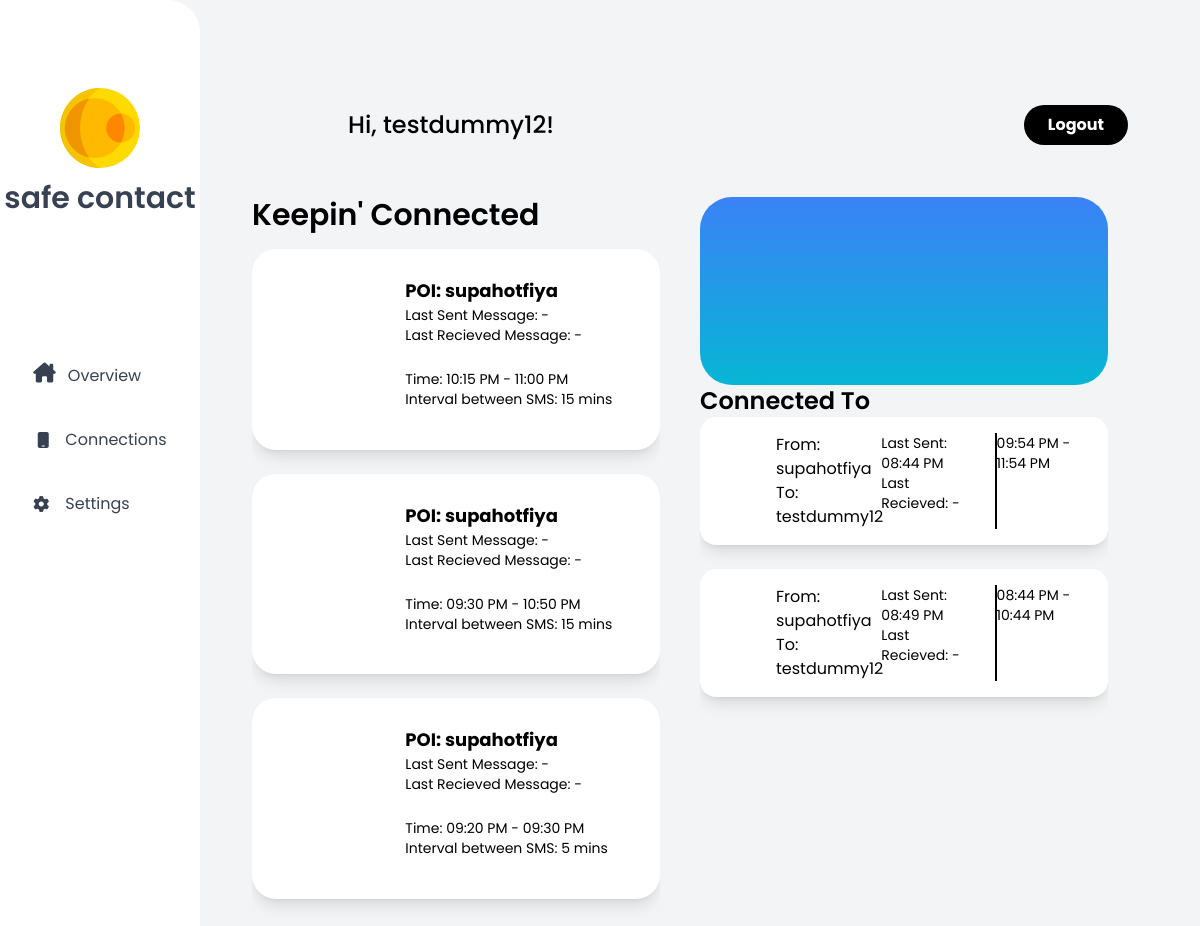
Screenshot of / (signed in) with the database file from the repository.
### client/models.py (models this page shows)
class User(db.Model, UserMixin):
    id = db.Column(db.Integer, primary_key=True)
    country_code = db.Column(db.String(10), unique=False)
    phone_number = db.Column(db.String(20), unique=True, nullable=False)
    password = db.Column(db.String(150), nullable=False)
    username = db.Column(db.String(150), unique=True)

class Connection(db.Model):
    __tablename__ = "connection"
    id = db.Column(db.Integer, primary_key=True)
    last_text = db.Column(db.DateTime) # last text sent to user
    last_recieved = db.Column(db.DateTime) # last text user sent to us
    interval = db.Column(db.Integer)
    start_time = db.Column(db.DateTime)
    end_time = db.Column(db.DateTime)
    location_tracking = db.Column(db.Boolean)
    text_contents = db.Column(db.String(300))
    admin_id = db.Column(db.Integer)
    admin_username = db.Column(db.String(150))
    contact_id = db.Column(db.Integer)
    contact_username = db.Column(db.String(150))

### client/routes.py (the view)
@routes.route('/', methods=['GET', 'POST'])
def home():
    users = User.query.all()
    connects = Connection.query.order_by(Connection.end_time.desc())
    text = Text.query.order_by(Text.time_sent.desc()) # connection.texts
    return render_template('home.html', user=current_user, users=users, connects=connects, text=text)

### client/templates/home.html (shortened to what this page needs)
{% extends "base_home.html"%} {% block content %}
<div class="flex flex-col w-full h-full p-5">
  <div class="upperhalf w-full h-40 flex flex-row justify-between items-center px-5">
    <div class="flex flex-row gap-3 items-center">
      <div class="rounded-full w-16 h-16 rgb-baby-r"></div>
      <div class="text-black text-2xl font-medium">Hi, <span>{{current_user.username}}</span>!</div>
    </div>
    <button class="bg-black hover:bg-gray-500 text-white font-bold py-2 px-6 rounded-full">
      <a href="/logout" class=" flex justify-left items-center w-full">
        Logout
      </a>
    </button>
  </div>
  <div class="bottomhalf flex flex-row w-full h-full ">
    <div class="left flex flex-col justify-start h-full w-1/2 mr-10">
      <div class="w-full font-semibold text-3xl text-black mb-4">
        Keepin' Connected
      </div>
      <div class="h-[670px] w-full flex flex-col overflow-auto justify-start gap-y-6 scroll scrollbar">
        {% for connect in connects %}
        {% if connect.contact_id == current_user.id %}
        <div class="home-card w-full min-h-[200.52px] bg-white shadow-lg p-4 rounded-3xl">
          <div class="home-card-content w-full h-full flex flex-row">
            <div class="lhs w-1/3 rgb-baby h-full rounded-[2rem]"></div>
            <div class="rhs w-2/3 h-full flex flex-col justify-between p-3">
              <div class="w-full block">
                <div class="name text-lg text-black font-bold">
                  POI: {{ connect.admin_username }}
                </div>
                <div class="location text-sm text-black break-words">
                  <div class="name text-sm text-black font-normal">
                    Last Sent Message:
                    {% if connect.last_recieved != None %}
                    {{ connect.last_recieved.strftime('%I:%M %p') }}
                    {% else %}
                    -
                    {% endif %}
                  </div>
                  <div class="location text-sm text-black font-normal">
                    Last Recieved Message:
                    {% if connect.last_recieved != None %}
                    {{ connect.last_recieved.strftime('%I:%M %p') }}
                    {% else %}
                    -
                    {% endif %}
                  </div>
                </div>
                <br>
                <div class="location text-sm text-black break-words">
                  <div class="name text-sm text-black font-normal">
                    Time: {{ connect.start_time.strftime('%I:%M %p') }} - {{ connect.end_time.strftime('%I:%M %p') }}
                  </div>
                  <div class="location text-sm text-black font-normal">
                    Interval between SMS: {{ connect.interval }} mins
                  </div>
                </div>
              </div>
            </div>
          </div>
        </div>
        {% endif %}
        {% endfor %}
      </div>
    </div>
    <div class="left flex flex-col justify-start h-[752.43px] w-1/2 mr-10">
      <div class="upperhalf h-1/4 bg-gradient-to-t from-cyan-500 to-blue-500 rounded-[2rem]">
      </div>
      <div class="bottomhalf h-3/4 w-full overflow-hidden">
        <div class="w-full font-semibold text-2xl text-black">
          Connected To
        </div>
        <div class="h-[490.15px] w-full flex flex-col justify-start overflow-auto scroll scrollbar gap-y-6">
          {% for connect in connects %}
          {% if connect.admin_id == current_user.id %}
          <div class="home-card w-full min-h-[78.83px] bg-white shadow-lg p-4 rounded-2xl">
            <div class="home-card-content w-full h-full flex flex-row">
              <div class="lhs w-12 h-12 rgb-baby rounded-[2rem]"></div>
              <div class="rhs w-11/12 h-full flex flex-row justify-between ml-4">
                <div class="w-4/12 block">
                  <div class="name text-md text-black font-normal">
                    From: {{ connect.contact_username }}
                  </div>
                  <div class="location text-md text-black font-normal">
                    To: {{ connect.admin_username }}
                  </div>
                </div>
                <div class="w-4/12  block mr-4">
                  <div class="name text-sm text-black font-normal">
                    Last Sent:
                    {% if connect.last_text != None %}
                    {{ connect.last_text.strftime('%I:%M %p') }}
                    {% else %}
                    -
                    {% endif %}
                  </div>
                  <div class="location text-sm text-black font-normal">
                    Last Recieved:
                    {% if connect.last_recieved != None %}
                    {{ connect.last_recieved.strftime('%I:%M %p') }}
                    {% else %}
                    -
                    {% endif %}
                  </div>
                </div>
                <div class="w-4/12 border-l-black border-l-2">
                  <div class="name text-sm text-black justify-center items-center  flex flex-col">
                    <div>{{ connect.start_time.strftime('%I:%M %p') }} - {{ connect.end_time.strftime('%I:%M %p') }}
                    </div>
                  </div>
                </div>
              </div>
            </div>
          </div>
          {% endif %}
          {% endfor %}
        </div>
      </div>
    </div>
  </div>
</div>
{% endblock %}

### client/templates/base_home.html (shortened to what this page needs)
<html lang="en">
<head>
    <link rel="stylesheet" href="{{ url_for('static', filename='css/output.css') }}" />
    <link rel="stylesheet" href="{{ url_for('static', filename='styles.css') }}" />
    <link rel="stylesheet" href="https://stackpath.bootstrapcdn.com/font-awesome/4.7.0/css/font-awesome.min.css"
 />
    <link rel="stylesheet" href="../static/font-awesome.min.css">
</head>
<body class="bg-gray-100">
    <div class="bg-gray-100 w-screen h-screen flex flex-row justify-start shadow-xl overflow-hidden">
        <div
            class="bg-white w-1/6 h-full py-10 flex flex-col justify-start items-center rounded-r-[2rem] overflow-hidden">
            <div class="w-full">
                <div class="flex flex-col justify-center items-center mb-32">
                    <div class="flex justify-left items-left mt-12">
                        <div class="h-20 w-20 mb-2">
                            <img src="{{ url_for('static', filename='logo.svg') }}" alt="logo" />
                        </div>
                    </div>
                    <div class="font-semibold text-3xl text-gray-700 mt-1">
                        safe contact
                    </div>
                </div>
            </div>
            <aside class="flex flex-col items-center text-gray-700 w-full">
                <ul class="text-bold">
                    <li class="hover:text-yellow-500 w-full flex flex-row">
                        <i class="fa-solid fa-house-chimney fa-lg h-4 mt-7"></i>
                        <a href="." class="ml-3 h-16 flex justify-left items-center w-full focus:text-gra">
                            Overview
                        </a>
                    </li>
                    <li class="hover:text-yellow-500 w-full flex flex-row">
                        <i class="fa-solid fa-mobile h-4 mt-6 ml-1"></i>
                        <a href="/connection" class="ml-4 h-16 flex justify-left items-center w-full
  					focus:text-gray-600">
                            Connections
                        </a>
                    </li>
                    <li class="hover:text-yellow-500 w-full flex flex-row ">
                        <i class="fa-solid fa-gear fa-spin h-4 mt-6"></i>
                        <a href="/settings" class="ml-4 h-16 flex justify-left items-center w-full
  					focus:text-gray-600">
                            Settings
                        </a>
                    </li>
                </ul>
            </aside>
        </div>
        <div class="flex flex-col w-5/6 bg-gray-100 h-full p-8">
            {% block content %} {% endblock %}
        </div>
    </div>
</body>
</html>

### client/static/styles.css (style rules this page uses)
* { font-family: "Poppins", sans-serif; }
.rgb-baby { animation: rgb-anim 10s infinite; }
.rgb-baby-r { animation: rgb-anim 20s infinite reverse; }
.scroll { overflow-y: overlay; }

### rows the page displays
User: username "testdummy12"
Connection: admin_username "supahotfiya", start_time "10:15 PM", end_time "11:00 PM", interval "15"
Connection: admin_username "supahotfiya", start_time "09:30 PM", end_time "10:50 PM", interval "15"
Connection: admin_username "supahotfiya", start_time "09:20 PM", end_time "09:30 PM", interval "5"
Connection: contact_username "supahotfiya", admin_username "testdummy12", last_text "08:44 PM", start_time "09:54 PM", end_time "11:54 PM"
Connection: contact_username "supahotfiya", admin_username "testdummy12", last_text "08:49 PM", start_time "08:44 PM", end_time "10:44 PM"
